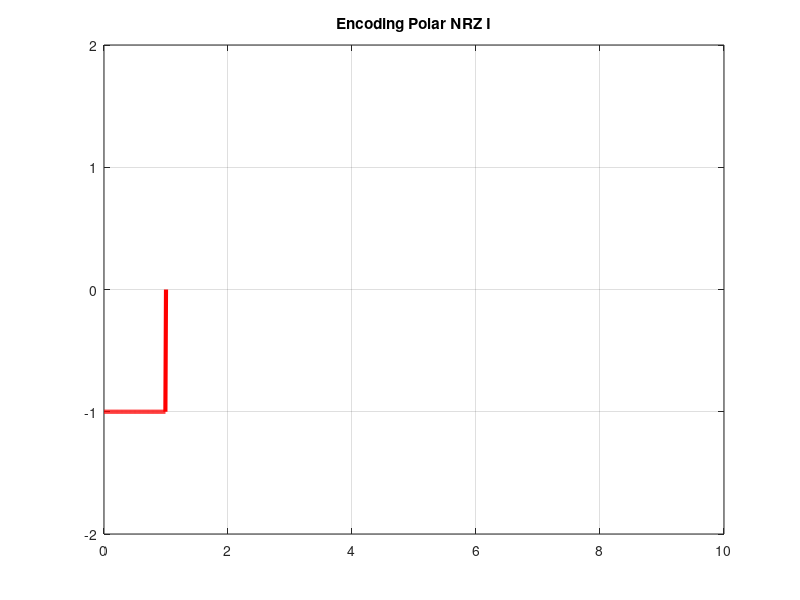

Recreate this plot in MATLAB.
%Encoding
clc;
clear;
bits=input("Given an array: ");
n=100;
bitrate=1;
T=length(bits)/bitrate;
N=length(bits)*n;
dt=T/N;
t=0:dt:T;
x=zeros(1,length(t));
k=-1;
for i=1:length(bits)
    if bits(i)== 1
        k=k*(-1);
        x((i-1)*n+1:i*n)=k;
    else
        x((i-1)*n+1:i*n)=k;
    end
end
plot(t,x,"LineWidth",3,"Color","r");
xlim([0,10]);
ylim([-2,2]);
grid on;
title("Encoding Polar NRZ I");
   
%Decoding
counter=0;
k=-1;
for i=1:length(t)
    if t(i)>counter
        counter=counter + 1;
        if x(i)~=k
            result(counter)=1;
            k=k*(-1);
        else
            result(counter)=0;
        end
    end
end
            
disp(result);
        
        
